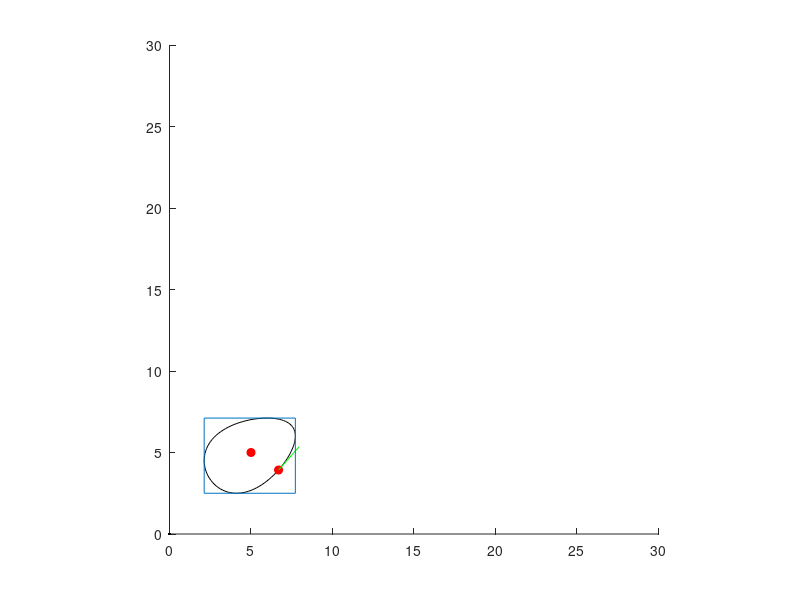

This chart was generated by the following MATLAB code: (Note: this script raises an error after producing the figure.)
function eggxample01()
    egg_params = struct();
    egg_params.a = 3; egg_params.b = 2; egg_params.c = .15;
    x0 = 5; y0 = 5; theta = pi/6;
    hold on; axis equal; axis square
    axis([0,10,0,10])
    %plot the origin of the egg frame
    plot(x0,y0,'ro','markerfacecolor','r');
    %compute the perimeter of the egg
    [V_list, ~] = egg_func(linspace(0,1,100),x0,y0,theta,egg_params);
    %plot the perimeter of the egg
    plot(V_list(1,:),V_list(2,:),'k');
    %compute a single point along the egg (s=.8)
    %as well as the tangent vector at that point
    [V_single, G_single] = egg_func(.8,x0,y0,theta,egg_params);
    %plot this single point on the egg
    plot(V_single(1),V_single(2),'ro','markerfacecolor','r');
    %plot this tangent vector on the egg
    vector_scaling = .1;
    tan_vec_x = [V_single(1),V_single(1)+vector_scaling*G_single(1)];
    tan_vec_y = [V_single(2),V_single(2)+vector_scaling*G_single(2)];
    plot(tan_vec_x,tan_vec_y,'g')

    [xmin, xmax, ymin, ymax,~,~] = find_bounding_box(x0, y0, theta, egg_params);
    plot([xmin,xmax,xmax,xmin,xmin],[ymin,ymin,ymax,ymax,ymin])

    [tg, tw] = collision_func(@egg_trajectory01, egg_params, 0.0, 30.0);
    %fprintf('t_ground = %.4f, t_wall = %.4f\n', tg, tw);

    %Short example demonstrating how to create a MATLAB animation
    %In this case, a square moving along an elliptical path
    %Define the coordinates of the square vertices (in its own frame)
    %set up the plotting axis
    hold on; axis equal; axis square
    axis([0,30,0,30])
    %initialize the plot of the square
    egg_plot = plot(0,0,'k');
    xline(30,"LineWidth",2)
    yline(0,"LineWidth",2)
    %iterate through time
    

    if tg<tw
        t_final=tg;
    else
        t_final=tw;
    end

    for t=0:.001:t_final
        %compute the position of the square's center (travelling along ellipse)
        [position_x, position_y,new_theta]=egg_trajectory01(t);
        [V_list, ~] = egg_func(linspace(0,1,100),position_x,position_y,new_theta,egg_params);
        %update the coordinates of the egg plot
        set(egg_plot,'xdata',V_list(1,:),'ydata',V_list(2,:));
        %update the actual plotting window
        drawnow;
    end
    [~, x_max_final,~,y_max_final,x_max_y_final, y_min_x_final]=find_bounding_box(position_x,position_y,new_theta,egg_params);
    

    if t_final==tw
        plot(x_max_final,x_max_y_final,'ro','markerfacecolor','r')
    else
        plot(y_min_x_final,y_max_final,'ro','markerfacecolor','r')
    end
end


function [xmin, xmax, ymin, ymax, xmax_y, ymin_x] = find_bounding_box(x0, y0, theta, egg_params)
    egg_wrapper_func2_x= @(s_in)egg_wrapper_func1_x(s_in, x0, y0, theta, egg_params);
    egg_wrapper_func2_y= @(s_in)egg_wrapper_func1_y(s_in, x0, y0, theta, egg_params);
    s_guess_list = 0:0.2:1;
    dxtol=1e-14; ytol=1e-14; max_iter=200; dfdxmin = 1e-8;
    x_list=[];
    xy_list=[];
    y_list=[];
    yx_list=[];
    for s_guess = s_guess_list
        s_rootx=fzero(egg_wrapper_func2_x, s_guess);
        [V,~]=egg_func(s_rootx, x0, y0, theta, egg_params);
        x_list(end+1)=V(1);
        xy_list(end+1)=V(2);
        s_rooty=fzero(egg_wrapper_func2_y, s_guess);
        [V,~]=egg_func(s_rooty, x0, y0, theta, egg_params);
        y_list(end+1)=V(2);
        yx_list(end+1)=V(1);
    end

    xmin=100;
    xmax=0;
    ymin=100;
    ymax=0;
    for i = 1:length(x_list)
        if x_list(i)<xmin
            xmin=x_list(i);
        end
        if x_list(i)>xmax
            xmax=x_list(i);
            xmax_y=xy_list(i);
        end
    end
    for i = 1:length(y_list)
        if y_list(i)<ymin
            ymin=y_list(i);
            ymin_x=yx_list(i);
        end
        if y_list(i)>ymax
            ymax=y_list(i);
        end
    end
end

function Gx = egg_wrapper_func1_x(s, x0, y0, theta, egg_params)
    [~, G] = egg_func(s, x0, y0, theta, egg_params);
    Gx=G(1);
end
function Gy = egg_wrapper_func1_y(s, x0, y0, theta, egg_params)
    [~, G] = egg_func(s, x0, y0, theta, egg_params);
    Gy=G(2);
end

function [x0,y0,theta] = egg_trajectory01(t)
x0 = 7*t + 8;
y0 = -6*t.^2 + 20*t + 6;
theta = 5*t;
end

function [t_ground,t_wall] = collision_func(traj_fun, egg_params, y_ground, x_wall)
    g_ground = @(t) ymin_at_t(t) - y_ground;  
    g_wall   = @(t) xmax_at_t(t) - x_wall;    

    t_ground = time_finder(g_ground, 0);
    t_wall   = time_finder(g_wall,   0);

    function val = ymin_at_t(t)
        [x0,y0,theta] = traj_fun(t);
        [~, ~, ymin, ~] = find_bounding_box(x0, y0, theta, egg_params);
        val = ymin;
    end
    function val = xmax_at_t(t)
        [x0,y0,theta] = traj_fun(t);
        [~, xmax, ~, ~] = find_bounding_box(x0, y0, theta, egg_params);
        val = xmax;
    end

    function t_hit = time_finder(g, t0)
        tL = t0; gL = g(t0);
        dt = 0.1;   
        tR = tL + dt; gR = g(tR);     
        while sign(gL)*sign(gR) > 0
            tL = tR; gL = gR;
            dt = dt*2;
            tR = tR + dt;
            gR = g(tR);
        end
        t_hit = fzero(g, [tL tR]);
    end
end



function [V, G] = egg_func(s,x0,y0,theta,egg_params)
    a=egg_params.a; b=egg_params.b; c=egg_params.c;
    x = a*cos(2*pi*s); f = exp(-c*x/2); y = b*sin(2*pi*s).*f;
    dx = -2*pi*a*sin(2*pi*s); df = (-c/2)*f.*dx; dy = 2*pi*b*cos(2*pi*s).*f + b*sin(2*pi*s).*df;
    R = [cos(theta),-sin(theta);sin(theta),cos(theta)];
    V = R*[x;y]+[x0*ones(1,length(theta));y0*ones(1,length(theta))];
    G = R*[dx;dy];
end
